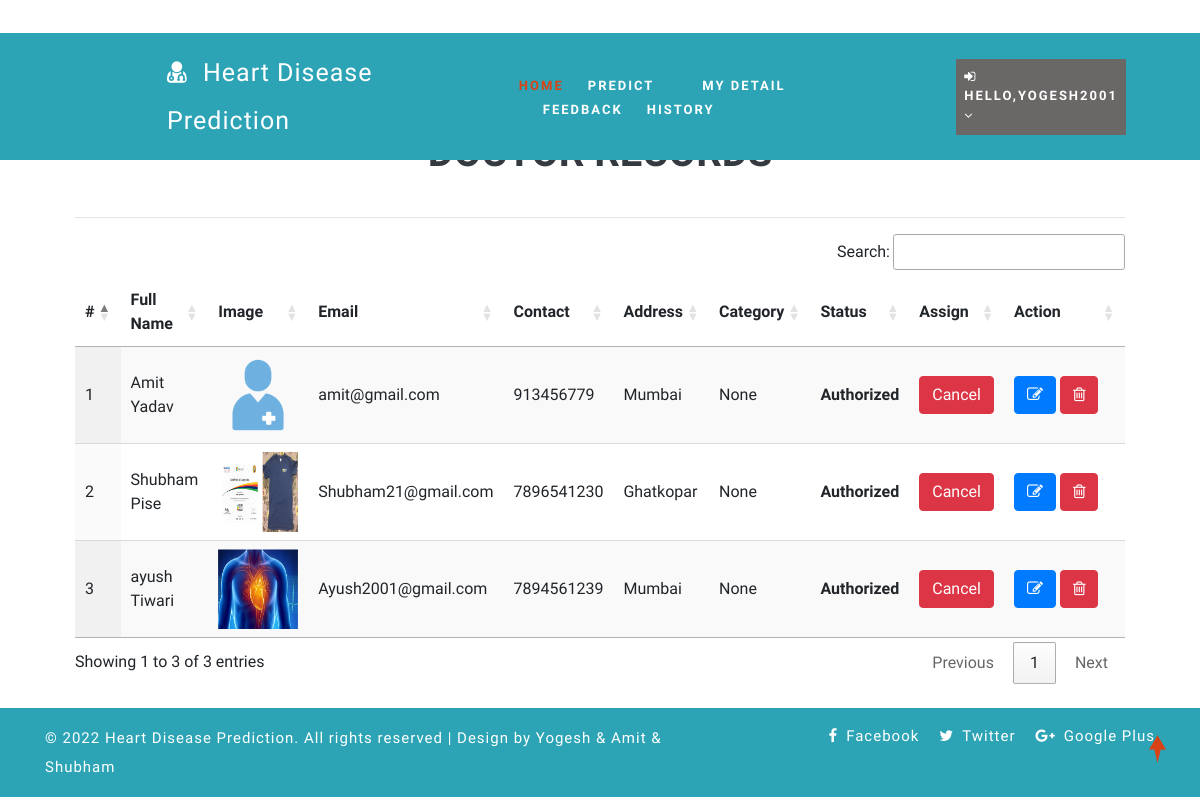
The app's page /view_doctor (signed in), older data.
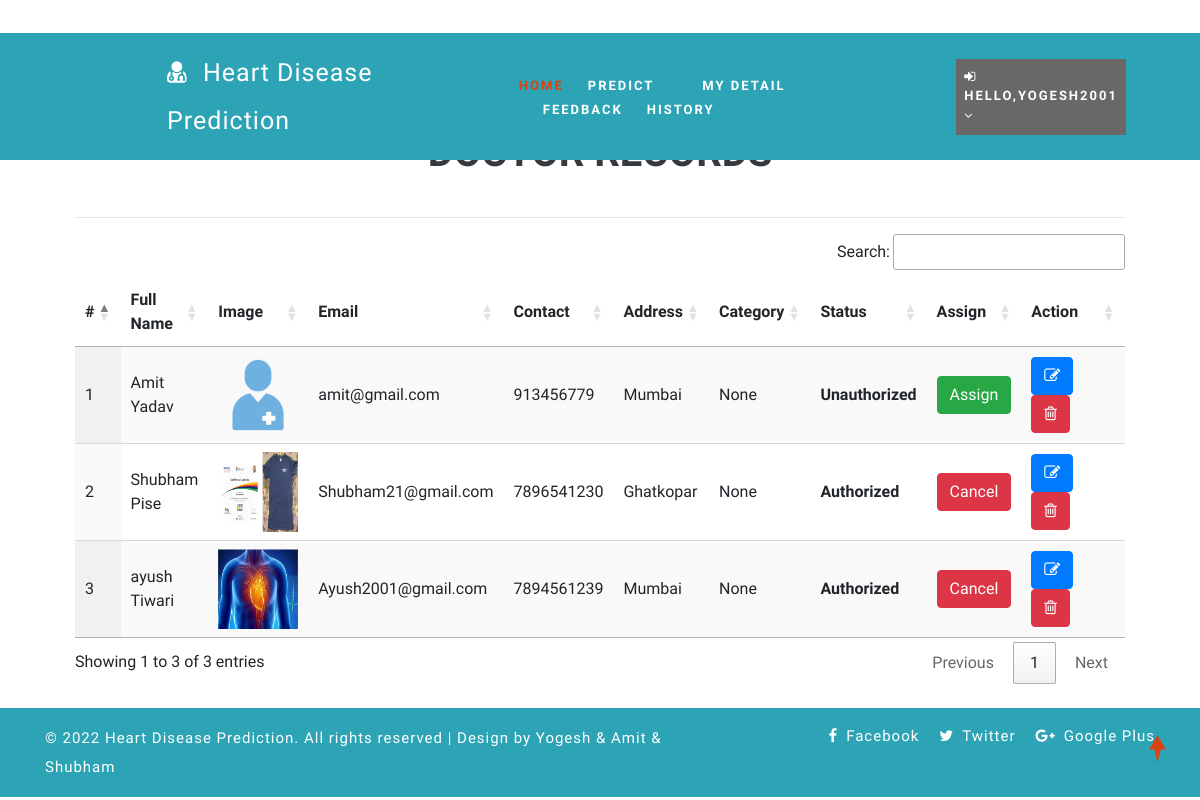
The same page, newer data.
### health/models.py (models this page shows, shortened)
class Doctor(models.Model):
    status = models.IntegerField(DOCTOR_STATUS, null=True)
    user = models.ForeignKey(User, on_delete=models.CASCADE, null=True)
    contact = models.CharField(max_length=100, null=True)
    address = models.CharField(max_length=100, null=True)
    category = models.CharField(max_length=100, null=True)
    doj = models.DateField(null=True)
    dob = models.DateField(null=True)
    image = models.FileField(null=True)

### health/views.py (the view)
# urls.py: path('view_doctor', View_Doctor,name="view_doctor"),
@login_required(login_url="login")
def View_Doctor(request):
    doc = Doctor.objects.all()
    d = {'doc':doc}
    return render(request,'view_doctor.html',d)

### health/templates/view_doctor.html (shortened to what this page needs)
{% extends 'index.html' %}
{% load static %}
{% block body %}
<div class="container-fluid" style="width:90%;margin-top:8%">
                    <div class="container-fluid">
                        <h1 align="center"class="w3ls-title text-uppercase text-dark font-weight-bold">Doctor Records</h1><br>
                         </div><hr>
                                <table id="example" class="display" style="width:100%">
                                  <thead>
                                    <tr>
                                      <th>#</th>
                                      <th>Full Name</th>
                                      <th>Image</th>
                                      <th>Email</th>
                                      <th>Contact</th>
                                      <th>Address</th>
                                      <th>Category</th>
                                      <th>Status</th>
                                      <th>Assign</th>
                                      <th>Action</th>
                                  </tr>
                              </thead>
                              <tbody>
                              {% for i in doc %}
                                <tr>
                                  <td>{{forloop.counter}}</td>
                                  <td>{{i.user.first_name}} {{i.user.last_name}}</td>
                                  <td><img src="{{i.image.url}}" style="width:80px;height:80px"></td>
                                  <td>{{i.user.email}}</td>
                                  <td>{{i.contact}}</td>
                                  <td>{{i.address}}</td>
                                  <td>{{i.category}}</td>
                                  <td>
                                      {% if i.status == 1 %}
                                      <b>Authorized</b>
                                  {% else %}
                                      <b>Unauthorized</b>
                                      {% endif %}
                                  </td>
                                    <td>{% if i.status == 1 %}
                                        <a href="{% url 'assign_status' i.id %}" onclick="return confirm('Do you want to withdraw approval to doctor : {{i.user.first_name}}?')"><button class="btn btn-danger">Cancel</button></a>
                                        {% else %}
                                        <a href="{% url 'assign_status' i.id %}" onclick="return confirm('Do you want to give approve to doctor : {{i.user.first_name}}?')"><button class="btn btn-success">Assign</button></a>
                                        {% endif %}
                                    </td>
                                    <td style="width:150px">
                                      <a href="{% url 'change_doctor' i.id %}" ><button class="btn btn-primary"><i class="fa fa-edit"></i></button></a>
                                      <a href="{% url 'delete_doctor' i.id %}" ><button class="btn btn-danger" onclick="return confirm('Are you sure?')"><i class="fa fa-trash-o"></i></button></a></td>
                              </tr>
                              {% endfor %}
                          </tbody>
                      </table>
                  </div>
{% endblock %}

Row changes from the older to the newer data that the page shows:
changed Doctor "Amit": status "Authorized Cancel" → "Unauthorized Assign"
